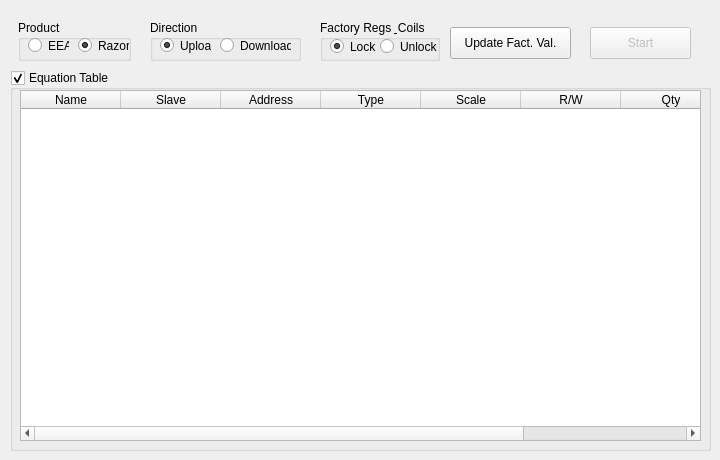
      <widget class="QWidget" name="tab_29">
       <attribute name="title">
        <string>System Configuration</string>
       </attribute>
       <widget class="QGroupBox" name="groupBox_105">
        <property name="geometry">
         <rect>
          <x>10</x>
          <y>70</y>
          <width>701</width>
          <height>381</height>
         </rect>
        </property>
        <property name="title">
         <string>Equation Table</string>
        </property>
        <property name="checkable">
         <bool>true</bool>
        </property>
        <widget class="QTableWidget" name="tableWidget">
         <property name="geometry">
          <rect>
           <x>10</x>
           <y>20</y>
           <width>681</width>
           <height>351</height>
          </rect>
         </property>
         <property name="alternatingRowColors">
          <bool>true</bool>
         </property>
         <column>
          <property name="text">
           <string>Name</string>
          </property>
         </column>
         <column>
          <property name="text">
           <string>Slave</string>
          </property>
         </column>
         <column>
          <property name="text">
           <string>Address</string>
          </property>
         </column>
         <column>
          <property name="text">
           <string>Type</string>
          </property>
         </column>
         <column>
          <property name="text">
           <string>Scale</string>
          </property>
         </column>
         <column>
          <property name="text">
           <string>R/W</string>
          </property>
         </column>
         <column>
          <property name="text">
           <string>Qty</string>
          </property>
         </column>
         <column>
          <property name="text">
           <string>Value</string>
          </property>
         </column>
        </widget>
       </widget>
       <widget class="QPushButton" name="startEquationBtn">
        <property name="enabled">
         <bool>false</bool>
        </property>
        <property name="geometry">
         <rect>
          <x>590</x>
          <y>27</y>
          <width>101</width>
          <height>32</height>
         </rect>
        </property>
        <property name="text">
         <string>Start</string>
        </property>
       </widget>
       <widget class="QGroupBox" name="groupBox_104">
        <property name="geometry">
         <rect>
          <x>150</x>
          <y>20</y>
          <width>151</width>
          <height>41</height>
         </rect>
        </property>
        <property name="title">
         <string>Direction</string>
        </property>
        <property name="checkable">
         <bool>false</bool>
        </property>
        <property name="checked">
         <bool>false</bool>
        </property>
        <widget class="QRadioButton" name="radioButton_188">
         <property name="geometry">
          <rect>
           <x>10</x>
           <y>10</y>
           <width>51</width>
           <height>31</height>
          </rect>
         </property>
         <property name="text">
          <string>Upload</string>
         </property>
         <property name="checked">
          <bool>true</bool>
         </property>
        </widget>
        <widget class="QRadioButton" name="radioButton_189">
         <property name="geometry">
          <rect>
           <x>70</x>
           <y>10</y>
           <width>71</width>
           <height>31</height>
          </rect>
         </property>
         <property name="text">
          <string>Download</string>
         </property>
        </widget>
       </widget>
       <widget class="QGroupBox" name="groupBox_110">
        <property name="geometry">
         <rect>
          <x>18</x>
          <y>20</y>
          <width>113</width>
          <height>41</height>
         </rect>
        </property>
        <property name="title">
         <string>Product</string>
        </property>
        <widget class="QRadioButton" name="radioButton_190">
         <property name="geometry">
          <rect>
           <x>10</x>
           <y>10</y>
           <width>41</width>
           <height>31</height>
          </rect>
         </property>
         <property name="text">
          <string>EEA</string>
         </property>
        </widget>
        <widget class="QRadioButton" name="radioButton_191">
         <property name="geometry">
          <rect>
           <x>60</x>
           <y>10</y>
           <width>51</width>
           <height>31</height>
          </rect>
         </property>
         <property name="text">
          <string>Razor</string>
         </property>
         <property name="checked">
          <bool>true</bool>
         </property>
        </widget>
       </widget>
       <widget class="QPushButton" name="pushButton_2">
        <property name="geometry">
         <rect>
          <x>450</x>
          <y>27</y>
          <width>121</width>
          <height>32</height>
         </rect>
        </property>
        <property name="text">
         <string>Update Fact. Val.</string>
        </property>
       </widget>
       <widget class="QGroupBox" name="groupBox_109">
        <property name="geometry">
         <rect>
          <x>320</x>
          <y>20</y>
          <width>120</width>
          <height>41</height>
         </rect>
        </property>
        <property name="title">
         <string>Factory Regs &amp; Coils</string>
        </property>
        <widget class="QRadioButton" name="radioButton_192">
         <property name="geometry">
          <rect>
           <x>10</x>
           <y>16</y>
           <width>51</width>
           <height>21</height>
          </rect>
         </property>
         <property name="text">
          <string>Lock</string>
         </property>
         <property name="checked">
          <bool>true</bool>
         </property>
        </widget>
        <widget class="QRadioButton" name="radioButton_193">
         <property name="geometry">
          <rect>
           <x>60</x>
           <y>16</y>
           <width>61</width>
           <height>21</height>
          </rect>
         </property>
         <property name="text">
          <string>Unlock</string>
         </property>
        </widget>
       </widget>
      </widget>
